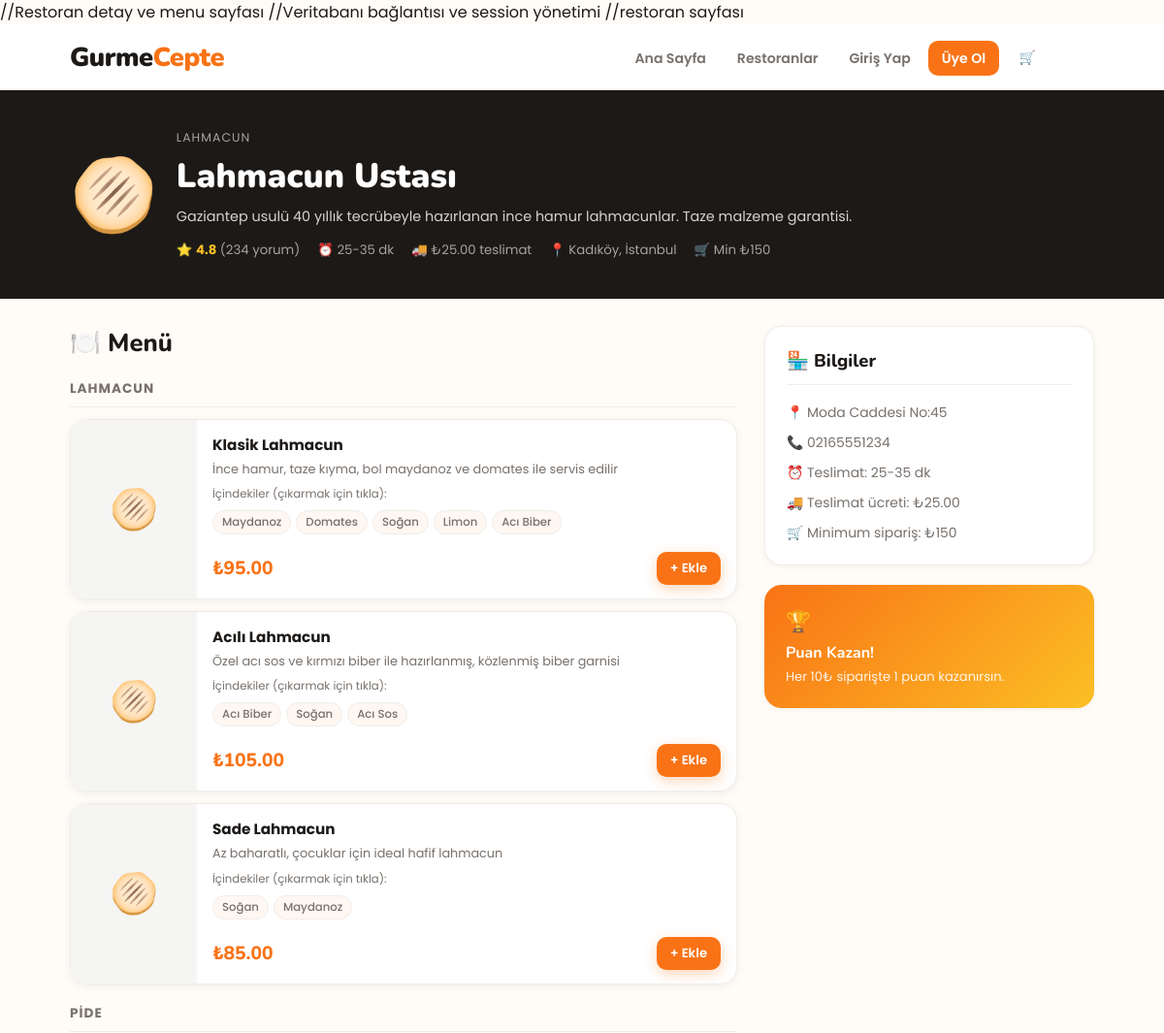
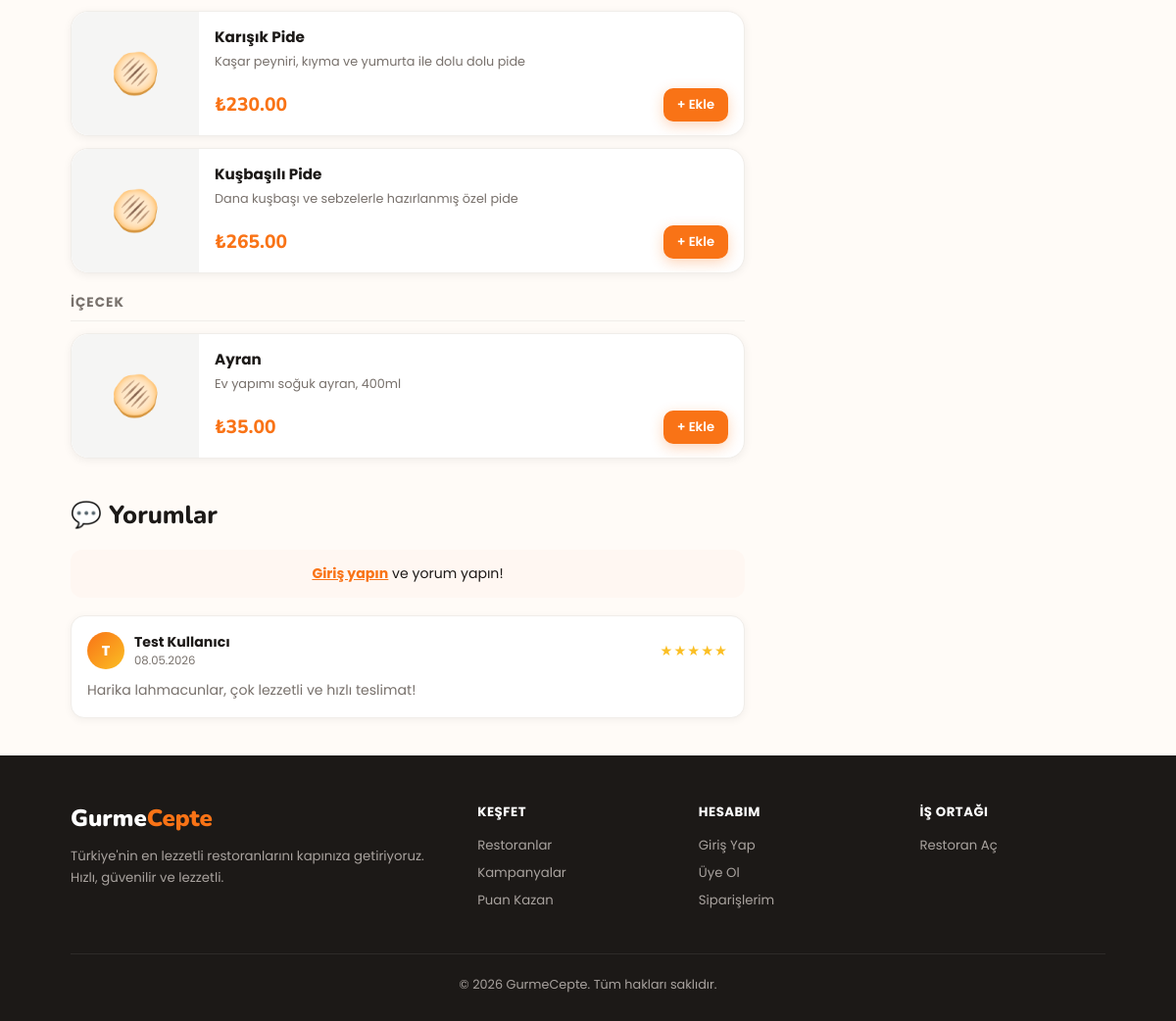
The app's page /modules/restoran.php?id=1 with its own data (2 pictures, top to bottom).
### tables this page shows
CREATE TABLE restoranlar (
    id INT AUTO_INCREMENT PRIMARY KEY,
    kullanici_id INT NOT NULL,
    isim VARCHAR(150) NOT NULL,
    aciklama TEXT,
    sehir VARCHAR(100),
    ilce VARCHAR(100),
    adres TEXT NOT NULL,
    telefon VARCHAR(20),
    logo VARCHAR(255),
    kapak_resim VARCHAR(255),
    kategori VARCHAR(100),
    puan DECIMAL(3,2) DEFAULT 0.00,
    yorum_sayisi INT DEFAULT 0,
    min_siparis DECIMAL(10,2) DEFAULT 0,
    teslimat_ucreti DECIMAL(10,2) DEFAULT 0,
    teslimat_suresi VARCHAR(50),
    aktif TINYINT(1) DEFAULT 1,
    FOREIGN KEY (kullanici_id) REFERENCES kullanicilar(id)
);

CREATE TABLE yemekler (
    id INT AUTO_INCREMENT PRIMARY KEY,
    restoran_id INT NOT NULL,
    kategori_id INT,
    isim VARCHAR(150) NOT NULL,
    aciklama TEXT,
    fiyat DECIMAL(10,2) NOT NULL,
    resim VARCHAR(500),
    aktif TINYINT(1) DEFAULT 1,
    FOREIGN KEY (restoran_id) REFERENCES restoranlar(id),
    FOREIGN KEY (kategori_id) REFERENCES kategoriler(id)
);

CREATE TABLE malzemeler (
    id INT AUTO_INCREMENT PRIMARY KEY,
    yemek_id INT NOT NULL,
    isim VARCHAR(100) NOT NULL,
    cikarilabilir TINYINT(1) DEFAULT 1,
    FOREIGN KEY (yemek_id) REFERENCES yemekler(id)
);

CREATE TABLE yorumlar (
    id INT AUTO_INCREMENT PRIMARY KEY,
    kullanici_id INT NOT NULL,
    restoran_id INT NOT NULL,
    siparis_id INT,
    puan INT CHECK (puan BETWEEN 1 AND 5),
    yorum TEXT,
    tarih TIMESTAMP DEFAULT CURRENT_TIMESTAMP,
    FOREIGN KEY (kullanici_id) REFERENCES kullanicilar(id),
    FOREIGN KEY (restoran_id) REFERENCES restoranlar(id)
);

CREATE TABLE kullanicilar (
    id INT AUTO_INCREMENT PRIMARY KEY,
    ad VARCHAR(100) NOT NULL,
    soyad VARCHAR(100) NOT NULL,
    email VARCHAR(150) UNIQUE NOT NULL,
    sifre VARCHAR(255) NOT NULL,
    telefon VARCHAR(20),
    sehir VARCHAR(100),
    ilce VARCHAR(100),
    adres_detay TEXT,
    kupon_puani INT DEFAULT 0,
    rol ENUM('kullanici','restoran','admin') DEFAULT 'kullanici',
    olusturma_tarihi TIMESTAMP DEFAULT CURRENT_TIMESTAMP
);

### src/services/restoran.php (called while the page is built, shortened)
<?php
require_once __DIR__ . '/../core/db.php';
require_once __DIR__ . '/../core/Restoran.php';
function restoranGetir($id) {
    $db = getDB();
    $stmt = $db->prepare("SELECT * FROM restoranlar WHERE id = ?");
    $stmt->execute([$id]);
    return $stmt->fetch();
}
function restoranYemekleri($restoran_id) {
    $r = new Restoran($restoran_id);
    return $r->yemekleriGetir();
}
function yemekMalzemeleri($yemek_id) {
    $db = getDB();
    $stmt = $db->prepare("SELECT * FROM malzemeler WHERE yemek_id = ?");
    $stmt->execute([$yemek_id]);
    return $stmt->fetchAll();
}
function restoranYorumlar($restoran_id) {
    $r = new Restoran($restoran_id);
    return $r->yorumlariGetir();
}

### modules/restoran.php (the view, shortened to what this page needs)
<?php
require_once __DIR__ . '/../src/core/db.php';
require_once __DIR__ . '/../src/services/restoran.php';
$id = intval($_GET['id'] ?? 0);
$restoran = restoranGetir($id);
$yemekler = restoranYemekleri($id);
$yorumlar = restoranYorumlar($id);
$yorumHata = ''; $yorumBasari = '';
$emojiler = ['Pizza'=>'🍕','Burger'=>'🍔','Lahmacun'=>'🫓','Kebap'=>'🥙','Döner'=>'🌯','Sushi'=>'🍱','Tatlı'=>'🍰','Pide'=>'🫓'];
$gruplu = [];
foreach ($yemekler as $y) { $gruplu[$y['kategori_isim'] ?? 'Diğer'][] = $y; }
?>
<!DOCTYPE html>
<html lang="tr">
<head>
    <link rel="stylesheet" href="<?= SITE_URL ?>/src/ui/style.css">
</head>
<body>
<?php include __DIR__ . '/../src/ui/navbar.php'; ?>
<div style="background:var(--koyu);padding:40px 6%;color:white">
    <div style="max-width:1200px;margin:0 auto;display:flex;align-items:center;gap:20px;flex-wrap:wrap">
        <div style="font-size:4.5rem"><?= $emojiler[$restoran['kategori']] ?? '🍽️' ?></div>
        <div style="flex:1">
            <div style="font-size:0.78rem;color:#A8A29E;text-transform:uppercase;letter-spacing:1px;margin-bottom:6px"><?= htmlspecialchars($restoran['kategori']) ?></div>
            <h1 style="font-family:'Nunito',sans-serif;font-size:2.2rem;font-weight:900;margin-bottom:8px"><?= htmlspecialchars($restoran['isim']) ?></h1>
            <p style="color:#D6D3D1;margin-bottom:14px;font-size:0.9rem"><?= htmlspecialchars($restoran['aciklama']) ?></p>
            <div style="display:flex;gap:18px;flex-wrap:wrap;font-size:0.83rem;color:#A8A29E">
                <span>⭐ <strong style="color:var(--altin)"><?= number_format($restoran['puan'],1) ?></strong> (<?= $restoran['yorum_sayisi'] ?> yorum)</span>
                <span>⏰ <?= $restoran['teslimat_suresi'] ?></span>
                <span>🚚 ₺<?= number_format($restoran['teslimat_ucreti'],2) ?> teslimat</span>
                <span>📍 <?= htmlspecialchars($restoran['ilce'].', '.$restoran['sehir']) ?></span>
                <?php if ($restoran['min_siparis'] > 0): ?>
                    <span>🛒 Min ₺<?= number_format($restoran['min_siparis'],0) ?></span>
                <?php endif; ?>
            </div>
        </div>
    </div>
</div>
<div style="max-width:1200px;margin:0 auto;padding:28px 6%;display:grid;grid-template-columns:1fr 340px;gap:28px">
    <div>
        <h2 style="font-family:'Nunito',sans-serif;font-size:1.6rem;font-weight:800;margin-bottom:20px">🍽️ Menü</h2>
        <?php if (empty($yemekler)): ?>
            <div class="bos-durum"><div class="emoji">🍽️</div><h3>Menü henüz eklenmedi</h3></div>
        <?php else: ?>
            <?php foreach ($gruplu as $katIsim => $katYemekler): ?>
                <h3 style="font-size:0.85rem;font-weight:700;text-transform:uppercase;letter-spacing:1px;color:var(--gri);margin:20px 0 12px;padding-bottom:8px;border-bottom:1.5px solid #F0EDE9">
                    <?= htmlspecialchars($katIsim) ?>
                </h3>
                <?php foreach ($katYemekler as $y): ?>
                    <?php $malzemeler = yemekMalzemeleri($y['id']); ?>
                    <div class="yemek-kart" data-yemek="<?= $y['id'] ?>" style="display:flex;gap:0;margin-bottom:12px;flex-direction:row;align-items:stretch">
                        <div style="width:130px;flex-shrink:0;border-radius:var(--radius) 0 0 var(--radius);overflow:hidden;background:#F5F5F4">
                        </div>
                        <div style="flex:1;padding:14px 16px;display:flex;flex-direction:column;justify-content:space-between">
                            <div>
                                <div style="font-weight:700;font-size:0.95rem;margin-bottom:4px"><?= htmlspecialchars($y['isim']) ?></div>
                                <?php if ($y['aciklama']): ?>
                                    <div style="font-size:0.8rem;color:var(--gri);margin-bottom:8px;line-height:1.5"><?= htmlspecialchars($y['aciklama']) ?></div>
                                <?php endif; ?>
                                <?php if (!empty($malzemeler)): ?>
                                    <div style="font-size:0.73rem;color:var(--gri);margin-bottom:5px">İçindekiler (çıkarmak için tıkla):</div>
                                    <div class="malzeme-etiketler">
                                        <?php foreach ($malzemeler as $m): ?>
                                            <?php if ($m['cikarilabilir']): ?>
                                                <span class="malzeme-etiket" data-malzeme="<?= htmlspecialchars($m['isim']) ?>" onclick="malzemeCikar(this)">
                                                    <?= htmlspecialchars($m['isim']) ?>
                                                </span>
                                            <?php else: ?>
                                                <span class="malzeme-etiket" style="opacity:0.5;cursor:default"><?= htmlspecialchars($m['isim']) ?></span>
                                            <?php endif; ?>
                                        <?php endforeach; ?>
                                    </div>
                                <?php endif; ?>
                            </div>
                            <div style="display:flex;align-items:center;justify-content:space-between;margin-top:10px">
                                <div style="font-family:'Nunito',sans-serif;font-size:1.2rem;font-weight:800;color:var(--turuncu)">
                                    ₺<?= number_format($y['fiyat'],2) ?>
                                </div>
                                <button class="btn btn-primary btn-sm" onclick="sepeteEkleYemek(<?= $y['id'] ?>, '<?= addslashes($y['isim']) ?>', <?= $y['fiyat'] ?>)">
                                    + Ekle
                                </button>
                            </div>
                        </div>
                    </div>
                <?php endforeach; ?>
            <?php endforeach; ?>
        <?php endif; ?>
        <div style="margin-top:40px">
            <h2 style="font-family:'Nunito',sans-serif;font-size:1.6rem;font-weight:800;margin-bottom:18px">💬 Yorumlar</h2>
            <?php if (girisYapildi()): ?>
                <div class="panel-kart" style="margin-bottom:20px">
                    <h3>Yorum Yaz</h3>
                    <?php if ($yorumHata): ?><div class="alert alert-hata"><?= $yorumHata ?></div><?php endif; ?>
                    <?php if ($yorumBasari): ?><div class="alert alert-basari"><?= $yorumBasari ?></div><?php endif; ?>
                    <form method="POST">
                        <div class="yildiz-secici">
                            <?php for ($i=1;$i<=5;$i++): ?>
                                <span class="yildiz aktif">★</span>
                            <?php endfor; ?>
                        </div>
                        <input type="hidden" id="puan-input" name="puan" value="5">
                        <div class="form-grup">
                            <textarea name="yorum" rows="3" placeholder="Deneyiminizi paylaşın..." required></textarea>
                        </div>
                        <button type="submit" class="btn btn-primary">Gönder</button>
                    </form>
                </div>
            <?php else: ?>
                <div style="background:#FFF7F2;border-radius:12px;padding:14px;margin-bottom:18px;text-align:center;font-size:0.88rem">
                    <a href="<?= SITE_URL ?>/modules/giris.php" style="color:var(--turuncu);font-weight:700">Giriş yapın</a> ve yorum yapın!
                </div>
            <?php endif; ?>
            <?php if (empty($yorumlar)): ?>
                <div class="bos-durum"><div class="emoji">💬</div><h3>İlk yorumu siz yapın!</h3></div>
            <?php else: ?>
                <?php foreach ($yorumlar as $y): ?>
                    <div class="yorum-kart">
                        <div class="yorum-header">
                            <div class="yorum-avatar"><?= strtoupper(mb_substr($y['ad'],0,1)) ?></div>
                            <div>
                                <div class="yorum-isim"><?= htmlspecialchars($y['ad'].' '.$y['soyad']) ?></div>
                                <div class="yorum-tarih"><?= date('d.m.Y', strtotime($y['tarih'])) ?></div>
                            </div>
                            <div style="margin-left:auto" class="yildizlar"><?= str_repeat('★',$y['puan']).str_repeat('☆',5-$y['puan']) ?></div>
                        </div>
                        <p style="font-size:0.88rem;color:var(--gri);line-height:1.6"><?= htmlspecialchars($y['yorum']) ?></p>
                    </div>
                <?php endforeach; ?>
            <?php endif; ?>
        </div>
    </div>
    <div>
        <div style="position:sticky;top:80px">
            <div class="panel-kart">
                <h3>🏪 Bilgiler</h3>
                <div style="font-size:0.87rem;display:flex;flex-direction:column;gap:10px;color:var(--gri)">
                    <div>📍 <?= htmlspecialchars($restoran['adres']) ?></div>
                    <div>📞 <?= htmlspecialchars($restoran['telefon']) ?></div>
                    <div>⏰ Teslimat: <?= $restoran['teslimat_suresi'] ?></div>
                    <div>🚚 Teslimat ücreti: ₺<?= number_format($restoran['teslimat_ucreti'],2) ?></div>
                    <?php if ($restoran['min_siparis']>0): ?>
                        <div>🛒 Minimum sipariş: ₺<?= number_format($restoran['min_siparis'],0) ?></div>
                    <?php endif; ?>
                </div>
            </div>
            <div class="panel-kart" style="margin-top:14px;background:linear-gradient(135deg,var(--turuncu),var(--altin));color:white;border:none">
                <div style="font-size:1.3rem;margin-bottom:6px">🏆</div>
                <div style="font-weight:700;margin-bottom:4px;font-family:'Nunito',sans-serif">Puan Kazan!</div>
                <div style="font-size:0.82rem;opacity:0.9">Her 10₺ siparişte 1 puan kazanırsın.</div>
            </div>
        </div>
    </div>
</div>
<?php include __DIR__ . '/../src/ui/footer.php'; ?>
</body>
</html>

### records on screen
restoranlar: kategori "🫓", kategori "LAHMACUN", isim "Lahmacun Ustası", aciklama "Gaziantep usulü 40 yıllık tecrübeyle hazırlanan ince hamur lahmacunlar. Taze malzeme garantisi.", puan "4.8", yorum_sayisi "234", teslimat_suresi "25-35 dk", teslimat_ucreti "25.00", ilce+sehir "Kadıköy, İstanbul", min_siparis "150", adres "Moda Caddesi No:45", telefon "02165551234"
yemekler: isim "Klasik Lahmacun", aciklama "İnce hamur, taze kıyma, bol maydanoz ve domates ile servis edilir", fiyat "95.00"
malzemeler: isim "Maydanoz"
malzemeler: isim "Domates"
malzemeler: isim "Soğan"
malzemeler: isim "Limon"
malzemeler: isim "Acı Biber"
yemekler: isim "Acılı Lahmacun", aciklama "Özel acı sos ve kırmızı biber ile hazırlanmış, közlenmiş biber garnisi", fiyat "105.00"
malzemeler: isim "Acı Biber"
malzemeler: isim "Soğan"
malzemeler: isim "Acı Sos"
yemekler: isim "Sade Lahmacun", aciklama "Az baharatlı, çocuklar için ideal hafif lahmacun", fiyat "85.00"
malzemeler: isim "Soğan"
malzemeler: isim "Maydanoz"
yemekler: isim "Karışık Pide", aciklama "Kaşar peyniri, kıyma ve yumurta ile dolu dolu pide", fiyat "230.00"
yemekler: isim "Kuşbaşılı Pide", aciklama "Dana kuşbaşı ve sebzelerle hazırlanmış özel pide", fiyat "265.00"
yemekler: isim "Ayran", aciklama "Ev yapımı soğuk ayran, 400ml", fiyat "35.00"
yorumlar: kullanici.ad "T", kullanici.soyad "Test Kullanıcı", tarih "08.05.2026", puan "★★★★★", yorum "Harika lahmacunlar, çok lezzetli ve hızlı teslimat!"

### other values on screen
$katIsim "LAHMACUN"
$katIsim "PIDE"
$katIsim "İÇECEK"
